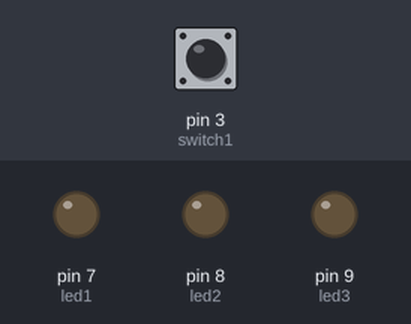
The sketch below on a simulated Arduino Uno, built with avr-gcc and run on an emulated ATmega328P. On the bench: output pins drawn as LEDs (lit = HIGH). Inputs (shaded band) come from the test bench; at power-on: pin 3 (switch1) LOW.

Above: at 1.2 s.
1.3 s: pin 3 (switch1) pulled HIGH for 1 s
At 1.6 s:
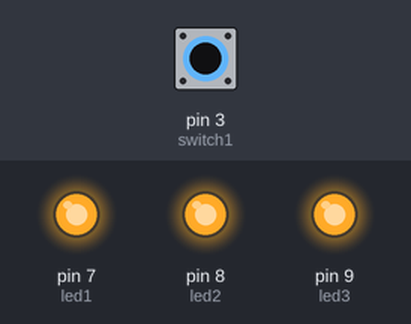
3.8 s: pin 3 (switch1) pulled HIGH for 0.15 s
At 5.1 s:
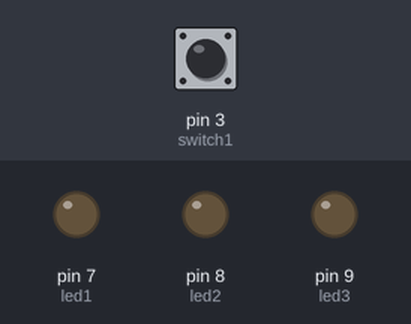
5.4 s: pin 3 (switch1) pulled HIGH for 3.2 s
At 5.9 s:
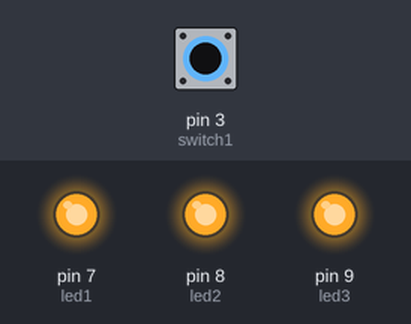
10.1 s: pin 3 (switch1) pulled HIGH for 3.2 s
At 14.3 s:
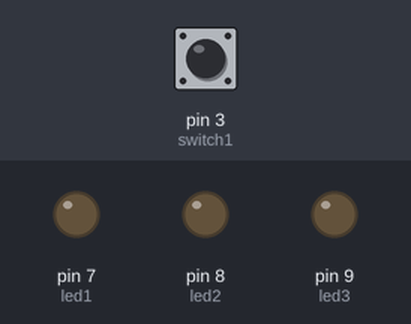
14.8 s: pin 3 (switch1) pulled HIGH for 0.15 s
At 16.1 s:
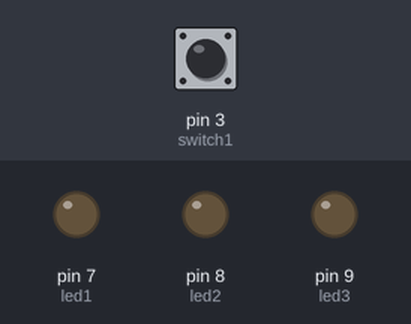
Timing chart, 0 to 17.4 s (numbered marks = the images above; inputs shaded):
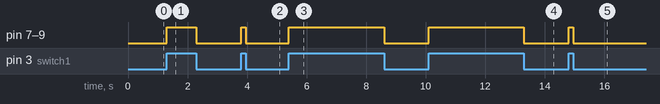

The sketch:

sketch_jun01switch3_leds.ino
```cpp
const int led1 = 7;
const int led2 = 8;
const int led3 = 9;
const int switch1 = 3;
int switchstate = 0;
void setup() {
  // put your setup code here, to run once:
  pinMode(led1,OUTPUT);
  pinMode(led2,OUTPUT);
  pinMode(led3,OUTPUT);
  pinMode(switch1,INPUT);
}

void loop() {
  // put your main code here, to run repeatedly:
   switchstate = digitalRead(switch1);
   if(switchstate == HIGH )
    {
     digitalWrite(led1,HIGH);
     }
   else
    {
     digitalWrite(led1,LOW);
    }
    switchstate = digitalRead(switch1);
   if(switchstate == HIGH )
    {
     digitalWrite(led2,HIGH);
     }
   else
    {
     digitalWrite(led2,LOW);
    }
    switchstate = digitalRead(switch1);
   if(switchstate == HIGH )
    {
     digitalWrite(led3,HIGH);
     }
   else
    {
     digitalWrite(led3,LOW);
    }
}
```

Measured:
- after the input at 1.3 s, pin 7 (led1), pin 8 (led2), pin 9 (led3): LOW → HIGH at once, → LOW 1.0 s later
- after the input at 3.8 s, pin 7 (led1), pin 8 (led2), pin 9 (led3): LOW → HIGH at once, → LOW 0.15 s later
- after the input at 5.4 s, pin 7 (led1), pin 8 (led2), pin 9 (led3): LOW → HIGH at once, → LOW 3.2 s later
- after the input at 10.1 s, pin 7 (led1), pin 8 (led2), pin 9 (led3): LOW → HIGH at once, → LOW 3.2 s later
- after the input at 14.8 s, pin 7 (led1), pin 8 (led2), pin 9 (led3): LOW → HIGH at once, → LOW 0.15 s later
